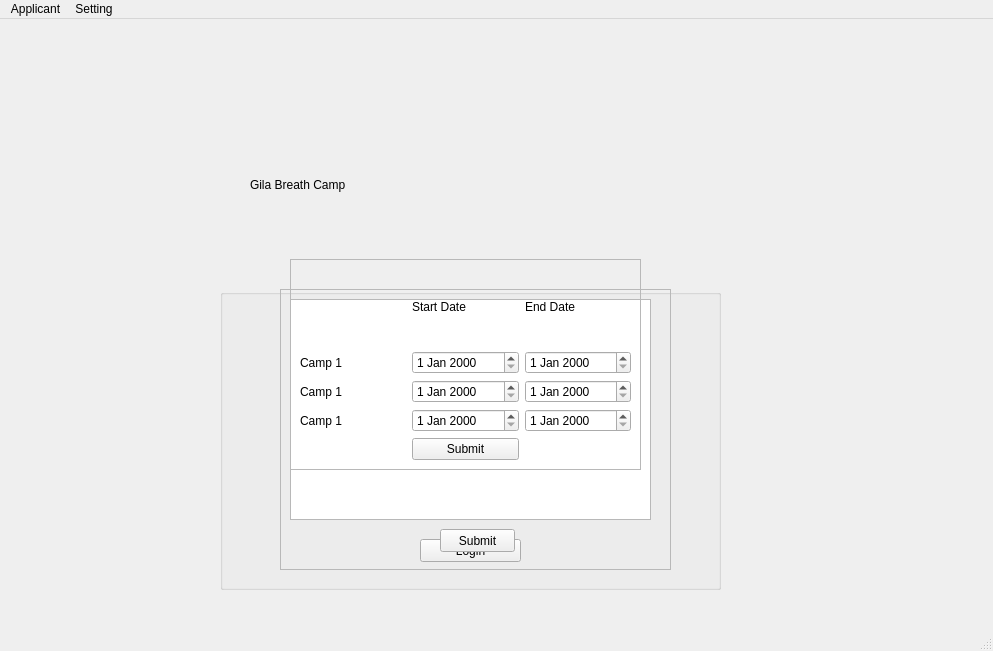
<?xml version="1.0" encoding="UTF-8"?>
<ui version="4.0">
 <class>LoginWindow</class>
 <widget class="QMainWindow" name="LoginWindow">
  <property name="geometry">
   <rect>
    <x>0</x>
    <y>0</y>
    <width>993</width>
    <height>651</height>
   </rect>
  </property>
  <property name="windowTitle">
   <string>Login</string>
  </property>
  <widget class="QWidget" name="centralwidget">
   <widget class="QLabel" name="label">
    <property name="geometry">
     <rect>
      <x>250</x>
      <y>90</y>
      <width>471</width>
      <height>151</height>
     </rect>
    </property>
    <property name="styleSheet">
     <string notr="true">font: 75 20pt &quot;Kristen ITC&quot;;</string>
    </property>
    <property name="text">
     <string>Gila Breath Camp</string>
    </property>
   </widget>
   <widget class="QGroupBox" name="groupBoxList">
    <property name="geometry">
     <rect>
      <x>220</x>
      <y>270</y>
      <width>501</width>
      <height>301</height>
     </rect>
    </property>
    <property name="title">
     <string/>
    </property>
    <widget class="QRadioButton" name="radioButtonDirector">
     <property name="geometry">
      <rect>
       <x>140</x>
       <y>50</y>
       <width>211</width>
       <height>41</height>
      </rect>
     </property>
     <property name="text">
      <string>Director</string>
     </property>
    </widget>
    <widget class="QRadioButton" name="radioButtonRegClerk">
     <property name="geometry">
      <rect>
       <x>140</x>
       <y>90</y>
       <width>211</width>
       <height>41</height>
      </rect>
     </property>
     <property name="text">
      <string>Registration Clerk</string>
     </property>
    </widget>
    <widget class="QLineEdit" name="lineEditAccessCode">
     <property name="geometry">
      <rect>
       <x>140</x>
       <y>180</y>
       <width>221</width>
       <height>21</height>
      </rect>
     </property>
    </widget>
    <widget class="QLabel" name="labelAccessCode">
     <property name="geometry">
      <rect>
       <x>140</x>
       <y>140</y>
       <width>221</width>
       <height>16</height>
      </rect>
     </property>
     <property name="text">
      <string>Access Code:</string>
     </property>
    </widget>
    <widget class="QPushButton" name="pushButtonLogin">
     <property name="geometry">
      <rect>
       <x>200</x>
       <y>250</y>
       <width>101</width>
       <height>23</height>
      </rect>
     </property>
     <property name="text">
      <string>Login</string>
     </property>
    </widget>
    <widget class="QLabel" name="labelLogin">
     <property name="geometry">
      <rect>
       <x>120</x>
       <y>210</y>
       <width>281</width>
       <height>23</height>
      </rect>
     </property>
     <property name="text">
      <string/>
     </property>
    </widget>
   </widget>
   <widget class="QFrame" name="frameCheckList">
    <property name="geometry">
     <rect>
      <x>280</x>
      <y>270</y>
      <width>391</width>
      <height>281</height>
     </rect>
    </property>
    <property name="frameShape">
     <enum>QFrame::StyledPanel</enum>
    </property>
    <property name="frameShadow">
     <enum>QFrame::Raised</enum>
    </property>
    <widget class="QTextEdit" name="textEditCheckList">
     <property name="geometry">
      <rect>
       <x>10</x>
       <y>10</y>
       <width>361</width>
       <height>221</height>
      </rect>
     </property>
    </widget>
    <widget class="QPushButton" name="pushButtonCheckList">
     <property name="geometry">
      <rect>
       <x>160</x>
       <y>240</y>
       <width>75</width>
       <height>23</height>
      </rect>
     </property>
     <property name="text">
      <string>Submit</string>
     </property>
    </widget>
   </widget>
   <widget class="QFrame" name="frame">
    <property name="geometry">
     <rect>
      <x>290</x>
      <y>240</y>
      <width>351</width>
      <height>211</height>
     </rect>
    </property>
    <property name="frameShape">
     <enum>QFrame::StyledPanel</enum>
    </property>
    <property name="frameShadow">
     <enum>QFrame::Raised</enum>
    </property>
    <layout class="QGridLayout" name="gridLayout">
     <item row="4" column="0">
      <widget class="QLabel" name="label_4">
       <property name="text">
        <string>Camp 1</string>
       </property>
      </widget>
     </item>
     <item row="3" column="0">
      <widget class="QLabel" name="label_3">
       <property name="text">
        <string>Camp 1</string>
       </property>
      </widget>
     </item>
     <item row="1" column="0">
      <widget class="QLabel" name="label_2">
       <property name="text">
        <string>Camp 1</string>
       </property>
      </widget>
     </item>
     <item row="3" column="1">
      <widget class="QDateEdit" name="dateEditCamp2Start"/>
     </item>
     <item row="1" column="1">
      <widget class="QDateEdit" name="dateEditCampStart"/>
     </item>
     <item row="0" column="2">
      <widget class="QLabel" name="label_6">
       <property name="text">
        <string>End Date</string>
       </property>
      </widget>
     </item>
     <item row="4" column="2">
      <widget class="QDateEdit" name="dateEditCamp3End"/>
     </item>
     <item row="3" column="2">
      <widget class="QDateEdit" name="dateEditCamp2End"/>
     </item>
     <item row="0" column="1">
      <widget class="QLabel" name="label_5">
       <property name="text">
        <string>Start Date</string>
       </property>
      </widget>
     </item>
     <item row="4" column="1">
      <widget class="QDateEdit" name="dateEditCamp3Start"/>
     </item>
     <item row="1" column="2">
      <widget class="QDateEdit" name="dateEditCamp1End"/>
     </item>
     <item row="5" column="1">
      <widget class="QPushButton" name="pushButtonCampDates">
       <property name="text">
        <string>Submit</string>
       </property>
      </widget>
     </item>
    </layout>
   </widget>
  </widget>
  <widget class="QStatusBar" name="statusbar"/>
  <widget class="QMenuBar" name="menuBar">
   <property name="geometry">
    <rect>
     <x>0</x>
     <y>0</y>
     <width>993</width>
     <height>36</height>
    </rect>
   </property>
   <widget class="QMenu" name="menuApplicant">
    <property name="title">
     <string>Applicant</string>
    </property>
    <addaction name="actionAdd_New_Applicant"/>
    <addaction name="actionLook_Up_2"/>
   </widget>
   <widget class="QMenu" name="menuSetting">
    <property name="title">
     <string>Setting</string>
    </property>
    <addaction name="actionChange_Camp_Dates"/>
    <addaction name="actionChange_Content_of_Checklist"/>
   </widget>
   <addaction name="menuApplicant"/>
   <addaction name="menuSetting"/>
  </widget>
  <action name="actionAdd_New">
   <property name="text">
    <string>Add New Applicant</string>
   </property>
  </action>
  <action name="actionLook_Up">
   <property name="text">
    <string>Look Up</string>
   </property>
  </action>
  <action name="actionAdd_New_Applicant">
   <property name="text">
    <string>Add New Applicant</string>
   </property>
  </action>
  <action name="actionLook_Up_2">
   <property name="text">
    <string>Look Up</string>
   </property>
  </action>
  <action name="actionChange_Camp_Dates">
   <property name="text">
    <string>Change Camp Dates</string>
   </property>
  </action>
  <action name="actionChange_Content_of_Checklist">
   <property name="text">
    <string>Change Content of Checklist</string>
   </property>
  </action>
 </widget>
 <resources/>
 <connections/>
</ui>
